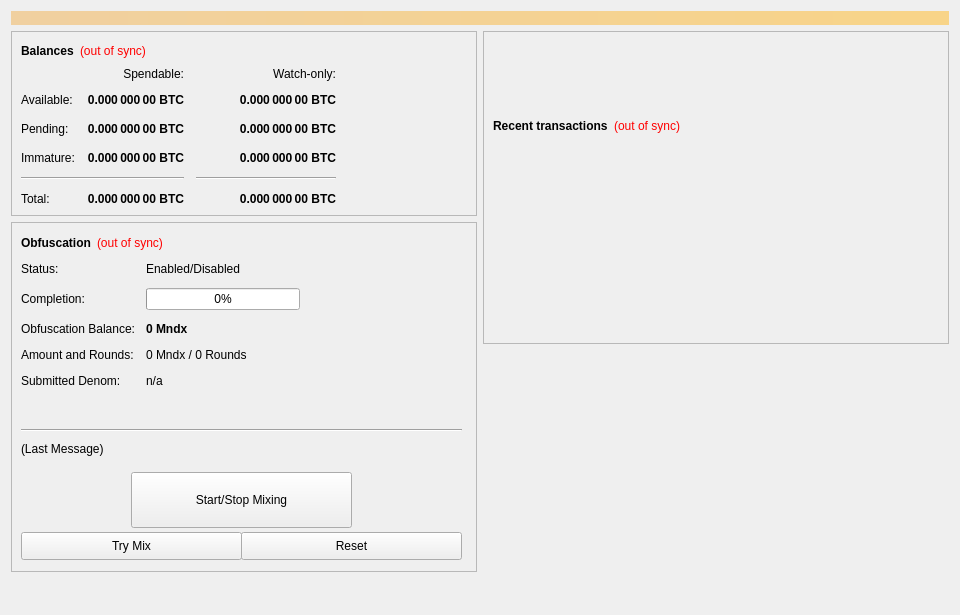
<?xml version="1.0" encoding="UTF-8"?>
<ui version="4.0">
 <class>OverviewPage</class>
 <widget class="QWidget" name="OverviewPage">
  <property name="geometry">
   <rect>
    <x>0</x>
    <y>0</y>
    <width>960</width>
    <height>615</height>
   </rect>
  </property>
  <property name="minimumSize">
   <size>
    <width>960</width>
    <height>0</height>
   </size>
  </property>
  <property name="windowTitle">
   <string>Form</string>
  </property>
  <layout class="QVBoxLayout" name="topLayout">
   <item>
    <widget class="QLabel" name="labelAlerts">
     <property name="visible">
      <bool>false</bool>
     </property>
     <property name="styleSheet">
      <string notr="true">background-color: qlineargradient(x1: 0, y1: 0, x2: 1, y2: 0, stop:0 #F0D0A0, stop:1 #F8D488); color:#000000;</string>
     </property>
     <property name="wordWrap">
      <bool>true</bool>
     </property>
     <property name="margin">
      <number>3</number>
     </property>
    </widget>
   </item>
   <item>
    <layout class="QHBoxLayout" name="horizontalLayout" stretch="1,1">
     <item>
      <layout class="QVBoxLayout" name="verticalLayout_2">
       <item>
        <widget class="QFrame" name="frame">
         <property name="frameShape">
          <enum>QFrame::StyledPanel</enum>
         </property>
         <property name="frameShadow">
          <enum>QFrame::Raised</enum>
         </property>
         <layout class="QVBoxLayout" name="verticalLayout_4">
          <item>
           <layout class="QHBoxLayout" name="horizontalLayout_4">
            <item>
             <widget class="QLabel" name="label_5">
              <property name="font">
               <font>
                <weight>75</weight>
                <bold>true</bold>
               </font>
              </property>
              <property name="text">
               <string>Balances</string>
              </property>
             </widget>
            </item>
            <item>
             <widget class="QLabel" name="labelWalletStatus">
              <property name="cursor">
               <cursorShape>WhatsThisCursor</cursorShape>
              </property>
              <property name="toolTip">
               <string>The displayed information may be out of date. Your wallet automatically synchronizes with the MNDX network after a connection is established, but this process has not completed yet.</string>
              </property>
              <property name="styleSheet">
               <string notr="true">QLabel { color: red; }</string>
              </property>
              <property name="text">
               <string notr="true">(out of sync)</string>
              </property>
              <property name="alignment">
               <set>Qt::AlignLeading|Qt::AlignLeft|Qt::AlignVCenter</set>
              </property>
             </widget>
            </item>
            <item>
             <spacer name="horizontalSpacer_3">
              <property name="orientation">
               <enum>Qt::Horizontal</enum>
              </property>
              <property name="sizeHint" stdset="0">
               <size>
                <width>40</width>
                <height>20</height>
               </size>
              </property>
             </spacer>
            </item>
           </layout>
          </item>
          <item>
           <layout class="QGridLayout" name="gridLayout">
            <property name="spacing">
             <number>12</number>
            </property>
            <item row="2" column="2">
             <widget class="QLabel" name="labelWatchPending">
              <property name="font">
               <font>
                <weight>75</weight>
                <bold>true</bold>
               </font>
              </property>
              <property name="cursor">
               <cursorShape>IBeamCursor</cursorShape>
              </property>
              <property name="toolTip">
               <string>Unconfirmed transactions to watch-only addresses</string>
              </property>
              <property name="text">
               <string notr="true">0.000 000 00 BTC</string>
              </property>
              <property name="alignment">
               <set>Qt::AlignRight|Qt::AlignTrailing|Qt::AlignVCenter</set>
              </property>
              <property name="textInteractionFlags">
               <set>Qt::LinksAccessibleByMouse|Qt::TextSelectableByKeyboard|Qt::TextSelectableByMouse</set>
              </property>
             </widget>
            </item>
            <item row="2" column="1">
             <widget class="QLabel" name="labelUnconfirmed">
              <property name="font">
               <font>
                <weight>75</weight>
                <bold>true</bold>
               </font>
              </property>
              <property name="cursor">
               <cursorShape>IBeamCursor</cursorShape>
              </property>
              <property name="toolTip">
               <string>Total of transactions that have yet to be confirmed, and do not yet count toward the spendable balance</string>
              </property>
              <property name="text">
               <string notr="true">0.000 000 00 BTC</string>
              </property>
              <property name="alignment">
               <set>Qt::AlignRight|Qt::AlignTrailing|Qt::AlignVCenter</set>
              </property>
              <property name="textInteractionFlags">
               <set>Qt::LinksAccessibleByMouse|Qt::TextSelectableByKeyboard|Qt::TextSelectableByMouse</set>
              </property>
             </widget>
            </item>
            <item row="3" column="2">
             <widget class="QLabel" name="labelWatchImmature">
              <property name="font">
               <font>
                <weight>75</weight>
                <bold>true</bold>
               </font>
              </property>
              <property name="cursor">
               <cursorShape>IBeamCursor</cursorShape>
              </property>
              <property name="toolTip">
               <string>Staked or masternode rewards in watch-only addresses that has not yet matured</string>
              </property>
              <property name="text">
               <string notr="true">0.000 000 00 BTC</string>
              </property>
              <property name="alignment">
               <set>Qt::AlignRight|Qt::AlignTrailing|Qt::AlignVCenter</set>
              </property>
              <property name="textInteractionFlags">
               <set>Qt::LinksAccessibleByMouse|Qt::TextSelectableByKeyboard|Qt::TextSelectableByMouse</set>
              </property>
             </widget>
            </item>
            <item row="4" column="0" colspan="2">
             <widget class="Line" name="lineSpendableBalance">
              <property name="orientation">
               <enum>Qt::Horizontal</enum>
              </property>
             </widget>
            </item>
            <item row="4" column="2">
             <widget class="Line" name="lineWatchBalance">
              <property name="sizePolicy">
               <sizepolicy hsizetype="Preferred" vsizetype="Fixed">
                <horstretch>0</horstretch>
                <verstretch>0</verstretch>
               </sizepolicy>
              </property>
              <property name="minimumSize">
               <size>
                <width>140</width>
                <height>0</height>
               </size>
              </property>
              <property name="orientation">
               <enum>Qt::Horizontal</enum>
              </property>
             </widget>
            </item>
            <item row="5" column="0">
             <widget class="QLabel" name="labelTotalText">
              <property name="text">
               <string>Total:</string>
              </property>
             </widget>
            </item>
            <item row="3" column="1">
             <widget class="QLabel" name="labelImmature">
              <property name="font">
               <font>
                <weight>75</weight>
                <bold>true</bold>
               </font>
              </property>
              <property name="cursor">
               <cursorShape>IBeamCursor</cursorShape>
              </property>
              <property name="toolTip">
               <string>Staked or masternode rewards that has not yet matured</string>
              </property>
              <property name="text">
               <string notr="true">0.000 000 00 BTC</string>
              </property>
              <property name="alignment">
               <set>Qt::AlignRight|Qt::AlignTrailing|Qt::AlignVCenter</set>
              </property>
              <property name="textInteractionFlags">
               <set>Qt::LinksAccessibleByMouse|Qt::TextSelectableByKeyboard|Qt::TextSelectableByMouse</set>
              </property>
             </widget>
            </item>
            <item row="2" column="3">
             <spacer name="horizontalSpacer_2">
              <property name="orientation">
               <enum>Qt::Horizontal</enum>
              </property>
              <property name="sizeHint" stdset="0">
               <size>
                <width>40</width>
                <height>20</height>
               </size>
              </property>
             </spacer>
            </item>
            <item row="3" column="0">
             <widget class="QLabel" name="labelImmatureText">
              <property name="text">
               <string>Immature:</string>
              </property>
             </widget>
            </item>
            <item row="5" column="1">
             <widget class="QLabel" name="labelTotal">
              <property name="font">
               <font>
                <weight>75</weight>
                <bold>true</bold>
               </font>
              </property>
              <property name="cursor">
               <cursorShape>IBeamCursor</cursorShape>
              </property>
              <property name="toolTip">
               <string>Your current total balance</string>
              </property>
              <property name="text">
               <string notr="true">0.000 000 00 BTC</string>
              </property>
              <property name="alignment">
               <set>Qt::AlignRight|Qt::AlignTrailing|Qt::AlignVCenter</set>
              </property>
              <property name="textInteractionFlags">
               <set>Qt::LinksAccessibleByMouse|Qt::TextSelectableByKeyboard|Qt::TextSelectableByMouse</set>
              </property>
             </widget>
            </item>
            <item row="5" column="2">
             <widget class="QLabel" name="labelWatchTotal">
              <property name="font">
               <font>
                <weight>75</weight>
                <bold>true</bold>
               </font>
              </property>
              <property name="cursor">
               <cursorShape>IBeamCursor</cursorShape>
              </property>
              <property name="toolTip">
               <string>Current total balance in watch-only addresses</string>
              </property>
              <property name="text">
               <string notr="true">0.000 000 00 BTC</string>
              </property>
              <property name="alignment">
               <set>Qt::AlignRight|Qt::AlignTrailing|Qt::AlignVCenter</set>
              </property>
              <property name="textInteractionFlags">
               <set>Qt::LinksAccessibleByMouse|Qt::TextSelectableByKeyboard|Qt::TextSelectableByMouse</set>
              </property>
             </widget>
            </item>
            <item row="0" column="2">
             <widget class="QLabel" name="labelWatchonly">
              <property name="text">
               <string>Watch-only:</string>
              </property>
              <property name="alignment">
               <set>Qt::AlignRight|Qt::AlignTrailing|Qt::AlignVCenter</set>
              </property>
             </widget>
            </item>
            <item row="1" column="0">
             <widget class="QLabel" name="labelBalanceText">
              <property name="text">
               <string>Available:</string>
              </property>
             </widget>
            </item>
            <item row="1" column="1">
             <widget class="QLabel" name="labelBalance">
              <property name="font">
               <font>
                <weight>75</weight>
                <bold>true</bold>
               </font>
              </property>
              <property name="cursor">
               <cursorShape>IBeamCursor</cursorShape>
              </property>
              <property name="toolTip">
               <string>Your current spendable balance</string>
              </property>
              <property name="text">
               <string notr="true">0.000 000 00 BTC</string>
              </property>
              <property name="alignment">
               <set>Qt::AlignRight|Qt::AlignTrailing|Qt::AlignVCenter</set>
              </property>
              <property name="textInteractionFlags">
               <set>Qt::LinksAccessibleByMouse|Qt::TextSelectableByKeyboard|Qt::TextSelectableByMouse</set>
              </property>
             </widget>
            </item>
            <item row="1" column="2">
             <widget class="QLabel" name="labelWatchAvailable">
              <property name="font">
               <font>
                <weight>75</weight>
                <bold>true</bold>
               </font>
              </property>
              <property name="cursor">
               <cursorShape>IBeamCursor</cursorShape>
              </property>
              <property name="toolTip">
               <string>Your current balance in watch-only addresses</string>
              </property>
              <property name="text">
               <string notr="true">0.000 000 00 BTC</string>
              </property>
              <property name="alignment">
               <set>Qt::AlignRight|Qt::AlignTrailing|Qt::AlignVCenter</set>
              </property>
              <property name="textInteractionFlags">
               <set>Qt::LinksAccessibleByMouse|Qt::TextSelectableByKeyboard|Qt::TextSelectableByMouse</set>
              </property>
             </widget>
            </item>
            <item row="2" column="0">
             <widget class="QLabel" name="labelPendingText">
              <property name="text">
               <string>Pending:</string>
              </property>
             </widget>
            </item>
            <item row="0" column="1">
             <widget class="QLabel" name="labelSpendable">
              <property name="text">
               <string>Spendable:</string>
              </property>
              <property name="alignment">
               <set>Qt::AlignRight|Qt::AlignTrailing|Qt::AlignVCenter</set>
              </property>
             </widget>
            </item>
           </layout>
          </item>
         </layout>
        </widget>
       </item>
       <item>
        <widget class="QFrame" name="frameObfuscation">
         <property name="minimumSize">
          <size>
           <width>0</width>
           <height>350</height>
          </size>
         </property>
         <property name="layoutDirection">
          <enum>Qt::LeftToRight</enum>
         </property>
         <property name="frameShape">
          <enum>QFrame::StyledPanel</enum>
         </property>
         <property name="frameShadow">
          <enum>QFrame::Raised</enum>
         </property>
         <widget class="QWidget" name="formLayoutWidget">
          <property name="geometry">
           <rect>
            <x>10</x>
            <y>40</y>
            <width>451</width>
            <height>161</height>
           </rect>
          </property>
          <layout class="QFormLayout" name="formLayout">
           <property name="fieldGrowthPolicy">
            <enum>QFormLayout::AllNonFixedFieldsGrow</enum>
           </property>
           <property name="horizontalSpacing">
            <number>11</number>
           </property>
           <property name="verticalSpacing">
            <number>12</number>
           </property>
           <item row="0" column="0">
            <widget class="QLabel" name="label_6">
             <property name="text">
              <string>Status:</string>
             </property>
            </widget>
           </item>
           <item row="1" column="0">
            <widget class="QLabel" name="label_7">
             <property name="text">
              <string>Completion:</string>
             </property>
            </widget>
           </item>
           <item row="1" column="1">
            <widget class="QProgressBar" name="obfuscationProgress">
             <property name="maximumSize">
              <size>
               <width>154</width>
               <height>16777215</height>
              </size>
             </property>
             <property name="value">
              <number>0</number>
             </property>
            </widget>
           </item>
           <item row="2" column="0">
            <widget class="QLabel" name="labelAnonymizedText">
             <property name="text">
              <string>Obfuscation Balance:</string>
             </property>
            </widget>
           </item>
           <item row="2" column="1">
            <widget class="QLabel" name="labelAnonymized">
             <property name="font">
              <font>
               <weight>75</weight>
               <bold>true</bold>
              </font>
             </property>
             <property name="text">
              <string notr="true">0 Mndx</string>
             </property>
            </widget>
           </item>
           <item row="3" column="0">
            <widget class="QLabel" name="label_8">
             <property name="text">
              <string>Amount and Rounds:</string>
             </property>
            </widget>
           </item>
           <item row="3" column="1">
            <widget class="QLabel" name="labelAmountRounds">
             <property name="text">
              <string>0 Mndx / 0 Rounds</string>
             </property>
            </widget>
           </item>
           <item row="4" column="0">
            <widget class="QLabel" name="label_9">
             <property name="text">
              <string>Submitted Denom:</string>
             </property>
            </widget>
           </item>
           <item row="4" column="1">
            <widget class="QLabel" name="labelSubmittedDenom">
             <property name="toolTip">
              <string>The denominations you submitted to the Masternode.&lt;br&gt;To mix, other users must submit the exact same denominations.</string>
             </property>
             <property name="text">
              <string>n/a</string>
             </property>
            </widget>
           </item>
           <item row="0" column="1">
            <widget class="QLabel" name="obfuscationEnabled">
             <property name="text">
              <string>Enabled/Disabled</string>
             </property>
            </widget>
           </item>
          </layout>
         </widget>
         <widget class="QPushButton" name="runAutoDenom">
          <property name="geometry">
           <rect>
            <x>251</x>
            <y>17</y>
            <width>1</width>
            <height>1</height>
           </rect>
          </property>
          <property name="palette">
           <palette>
            <active>
             <colorrole role="WindowText">
              <brush brushstyle="SolidPattern">
               <color alpha="255">
                <red>0</red>
                <green>0</green>
                <blue>0</blue>
               </color>
              </brush>
             </colorrole>
             <colorrole role="Button">
              <brush brushstyle="SolidPattern">
               <color alpha="255">
                <red>239</red>
                <green>238</green>
                <blue>238</blue>
               </color>
              </brush>
             </colorrole>
             <colorrole role="Light">
              <brush brushstyle="SolidPattern">
               <color alpha="255">
                <red>255</red>
                <green>255</green>
                <blue>255</blue>
               </color>
              </brush>
             </colorrole>
             <colorrole role="Midlight">
              <brush brushstyle="SolidPattern">
               <color alpha="255">
                <red>247</red>
                <green>246</green>
                <blue>246</blue>
               </color>
              </brush>
             </colorrole>
             <colorrole role="Dark">
              <brush brushstyle="SolidPattern">
               <color alpha="255">
                <red>119</red>
                <green>119</green>
                <blue>119</blue>
               </color>
              </brush>
             </colorrole>
             <colorrole role="Mid">
              <brush brushstyle="SolidPattern">
               <color alpha="255">
                <red>159</red>
                <green>159</green>
                <blue>159</blue>
               </color>
              </brush>
             </colorrole>
             <colorrole role="Text">
              <brush brushstyle="SolidPattern">
               <color alpha="255">
                <red>0</red>
                <green>0</green>
                <blue>0</blue>
               </color>
              </brush>
             </colorrole>
             <colorrole role="BrightText">
              <brush brushstyle="SolidPattern">
               <color alpha="255">
                <red>255</red>
                <green>255</green>
                <blue>255</blue>
               </color>
              </brush>
             </colorrole>
             <colorrole role="ButtonText">
              <brush brushstyle="SolidPattern">
               <color alpha="255">
                <red>0</red>
                <green>0</green>
                <blue>0</blue>
               </color>
              </brush>
             </colorrole>
             <colorrole role="Base">
              <brush brushstyle="SolidPattern">
               <color alpha="255">
                <red>255</red>
                <green>255</green>
                <blue>255</blue>
               </color>
              </brush>
             </colorrole>
             <colorrole role="Window">
              <brush brushstyle="SolidPattern">
               <color alpha="255">
                <red>239</red>
                <green>238</green>
                <blue>238</blue>
               </color>
              </brush>
             </colorrole>
             <colorrole role="Shadow">
              <brush brushstyle="SolidPattern">
               <color alpha="255">
                <red>0</red>
                <green>0</green>
                <blue>0</blue>
               </color>
              </brush>
             </colorrole>
             <colorrole role="AlternateBase">
              <brush brushstyle="SolidPattern">
               <color alpha="255">
                <red>247</red>
                <green>246</green>
                <blue>246</blue>
               </color>
              </brush>
             </colorrole>
             <colorrole role="ToolTipBase">
              <brush brushstyle="SolidPattern">
               <color alpha="255">
                <red>255</red>
                <green>255</green>
                <blue>220</blue>
               </color>
              </brush>
             </colorrole>
             <colorrole role="ToolTipText">
              <brush brushstyle="SolidPattern">
               <color alpha="255">
                <red>0</red>
                <green>0</green>
                <blue>0</blue>
               </color>
              </brush>
             </colorrole>
            </active>
            <inactive>
             <colorrole role="WindowText">
              <brush brushstyle="SolidPattern">
               <color alpha="255">
                <red>0</red>
                <green>0</green>
                <blue>0</blue>
               </color>
              </brush>
             </colorrole>
             <colorrole role="Button">
              <brush brushstyle="SolidPattern">
               <color alpha="255">
                <red>239</red>
                <green>238</green>
                <blue>238</blue>
               </color>
              </brush>
             </colorrole>
             <colorrole role="Light">
              <brush brushstyle="SolidPattern">
               <color alpha="255">
                <red>255</red>
                <green>255</green>
                <blue>255</blue>
               </color>
              </brush>
             </colorrole>
             <colorrole role="Midlight">
              <brush brushstyle="SolidPattern">
               <color alpha="255">
                <red>247</red>
                <green>246</green>
                <blue>246</blue>
               </color>
              </brush>
             </colorrole>
             <colorrole role="Dark">
              <brush brushstyle="SolidPattern">
               <color alpha="255">
                <red>119</red>
                <green>119</green>
                <blue>119</blue>
               </color>
              </brush>
             </colorrole>
             <colorrole role="Mid">
              <brush brushstyle="SolidPattern">
               <color alpha="255">
                <red>159</red>
                <green>159</green>
                <blue>159</blue>
               </color>
              </brush>
             </colorrole>
             <colorrole role="Text">
              <brush brushstyle="SolidPattern">
               <color alpha="255">
                <red>0</red>
                <green>0</green>
                <blue>0</blue>
               </color>
              </brush>
             </colorrole>
             <colorrole role="BrightText">
              <brush brushstyle="SolidPattern">
               <color alpha="255">
                <red>255</red>
                <green>255</green>
                <blue>255</blue>
               </color>
              </brush>
             </colorrole>
             <colorrole role="ButtonText">
              <brush brushstyle="SolidPattern">
               <color alpha="255">
                <red>0</red>
                <green>0</green>
                <blue>0</blue>
               </color>
              </brush>
             </colorrole>
             <colorrole role="Base">
              <brush brushstyle="SolidPattern">
               <color alpha="255">
                <red>255</red>
                <green>255</green>
                <blue>255</blue>
               </color>
              </brush>
             </colorrole>
             <colorrole role="Window">
              <brush brushstyle="SolidPattern">
               <color alpha="255">
                <red>239</red>
                <green>238</green>
                <blue>238</blue>
               </color>
              </brush>
             </colorrole>
             <colorrole role="Shadow">
              <brush brushstyle="SolidPattern">
               <color alpha="255">
                <red>0</red>
                <green>0</green>
                <blue>0</blue>
               </color>
              </brush>
             </colorrole>
             <colorrole role="AlternateBase">
              <brush brushstyle="SolidPattern">
               <color alpha="255">
                <red>247</red>
                <green>246</green>
                <blue>246</blue>
               </color>
              </brush>
             </colorrole>
             <colorrole role="ToolTipBase">
              <brush brushstyle="SolidPattern">
               <color alpha="255">
                <red>255</red>
                <green>255</green>
                <blue>220</blue>
               </color>
              </brush>
             </colorrole>
             <colorrole role="ToolTipText">
              <brush brushstyle="SolidPattern">
               <color alpha="255">
                <red>0</red>
                <green>0</green>
                <blue>0</blue>
               </color>
              </brush>
             </colorrole>
            </inactive>
            <disabled>
             <colorrole role="WindowText">
              <brush brushstyle="SolidPattern">
               <color alpha="255">
                <red>119</red>
                <green>119</green>
                <blue>119</blue>
               </color>
              </brush>
             </colorrole>
             <colorrole role="Button">
              <brush brushstyle="SolidPattern">
               <color alpha="255">
                <red>239</red>
                <green>238</green>
                <blue>238</blue>
               </color>
              </brush>
             </colorrole>
             <colorrole role="Light">
              <brush brushstyle="SolidPattern">
               <color alpha="255">
                <red>255</red>
                <green>255</green>
                <blue>255</blue>
               </color>
              </brush>
             </colorrole>
             <colorrole role="Midlight">
              <brush brushstyle="SolidPattern">
               <color alpha="255">
                <red>247</red>
                <green>246</green>
                <blue>246</blue>
               </color>
              </brush>
             </colorrole>
             <colorrole role="Dark">
              <brush brushstyle="SolidPattern">
               <color alpha="255">
                <red>119</red>
                <green>119</green>
                <blue>119</blue>
               </color>
              </brush>
             </colorrole>
             <colorrole role="Mid">
              <brush brushstyle="SolidPattern">
               <color alpha="255">
                <red>159</red>
                <green>159</green>
                <blue>159</blue>
               </color>
              </brush>
             </colorrole>
             <colorrole role="Text">
              <brush brushstyle="SolidPattern">
               <color alpha="255">
                <red>119</red>
                <green>119</green>
                <blue>119</blue>
               </color>
              </brush>
             </colorrole>
             <colorrole role="BrightText">
              <brush brushstyle="SolidPattern">
               <color alpha="255">
                <red>255</red>
                <green>255</green>
                <blue>255</blue>
               </color>
              </brush>
             </colorrole>
             <colorrole role="ButtonText">
              <brush brushstyle="SolidPattern">
               <color alpha="255">
                <red>119</red>
                <green>119</green>
                <blue>119</blue>
               </color>
              </brush>
             </colorrole>
             <colorrole role="Base">
              <brush brushstyle="SolidPattern">
               <color alpha="255">
                <red>239</red>
                <green>238</green>
                <blue>238</blue>
               </color>
              </brush>
             </colorrole>
             <colorrole role="Window">
              <brush brushstyle="SolidPattern">
               <color alpha="255">
                <red>239</red>
                <green>238</green>
                <blue>238</blue>
               </color>
              </brush>
             </colorrole>
             <colorrole role="Shadow">
              <brush brushstyle="SolidPattern">
               <color alpha="255">
                <red>0</red>
                <green>0</green>
                <blue>0</blue>
               </color>
              </brush>
             </colorrole>
             <colorrole role="AlternateBase">
              <brush brushstyle="SolidPattern">
               <color alpha="255">
                <red>239</red>
                <green>238</green>
                <blue>238</blue>
               </color>
              </brush>
             </colorrole>
             <colorrole role="ToolTipBase">
              <brush brushstyle="SolidPattern">
               <color alpha="255">
                <red>255</red>
                <green>255</green>
                <blue>220</blue>
               </color>
              </brush>
             </colorrole>
             <colorrole role="ToolTipText">
              <brush brushstyle="SolidPattern">
               <color alpha="255">
                <red>0</red>
                <green>0</green>
                <blue>0</blue>
               </color>
              </brush>
             </colorrole>
            </disabled>
           </palette>
          </property>
          <property name="focusPolicy">
           <enum>Qt::NoFocus</enum>
          </property>
          <property name="autoFillBackground">
           <bool>true</bool>
          </property>
          <property name="text">
           <string/>
          </property>
          <property name="flat">
           <bool>true</bool>
          </property>
         </widget>
         <widget class="QPushButton" name="toggleObfuscation">
          <property name="geometry">
           <rect>
            <x>120</x>
            <y>250</y>
            <width>221</width>
            <height>56</height>
           </rect>
          </property>
          <property name="sizePolicy">
           <sizepolicy hsizetype="MinimumExpanding" vsizetype="Fixed">
            <horstretch>0</horstretch>
            <verstretch>0</verstretch>
           </sizepolicy>
          </property>
          <property name="text">
           <string>Start/Stop Mixing</string>
          </property>
         </widget>
         <widget class="Line" name="lineLastMessage">
          <property name="geometry">
           <rect>
            <x>10</x>
            <y>200</y>
            <width>441</width>
            <height>16</height>
           </rect>
          </property>
          <property name="orientation">
           <enum>Qt::Horizontal</enum>
          </property>
         </widget>
         <widget class="QLabel" name="obfuscationStatus">
          <property name="geometry">
           <rect>
            <x>10</x>
            <y>220</y>
            <width>451</width>
            <height>61</height>
           </rect>
          </property>
          <property name="minimumSize">
           <size>
            <width>288</width>
            <height>43</height>
           </size>
          </property>
          <property name="text">
           <string>(Last Message)</string>
          </property>
          <property name="alignment">
           <set>Qt::AlignLeading|Qt::AlignLeft|Qt::AlignTop</set>
          </property>
          <property name="wordWrap">
           <bool>true</bool>
          </property>
         </widget>
         <widget class="QPushButton" name="obfuscationAuto">
          <property name="geometry">
           <rect>
            <x>10</x>
            <y>310</y>
            <width>221</width>
            <height>28</height>
           </rect>
          </property>
          <property name="sizePolicy">
           <sizepolicy hsizetype="MinimumExpanding" vsizetype="Fixed">
            <horstretch>0</horstretch>
            <verstretch>0</verstretch>
           </sizepolicy>
          </property>
          <property name="toolTip">
           <string>Try to manually submit a Obfuscation request.</string>
          </property>
          <property name="text">
           <string>Try Mix</string>
          </property>
         </widget>
         <widget class="QPushButton" name="obfuscationReset">
          <property name="geometry">
           <rect>
            <x>230</x>
            <y>310</y>
            <width>221</width>
            <height>28</height>
           </rect>
          </property>
          <property name="sizePolicy">
           <sizepolicy hsizetype="MinimumExpanding" vsizetype="Fixed">
            <horstretch>0</horstretch>
            <verstretch>0</verstretch>
           </sizepolicy>
          </property>
          <property name="toolTip">
           <string>Reset the current status of Obfuscation (can interrupt Obfuscation if it's in the process of Mixing, which can cost you money!)</string>
          </property>
          <property name="autoFillBackground">
           <bool>false</bool>
          </property>
          <property name="text">
           <string>Reset</string>
          </property>
         </widget>
         <widget class="QWidget" name="layoutWidget">
          <property name="geometry">
           <rect>
            <x>10</x>
            <y>10</y>
            <width>431</width>
            <height>22</height>
           </rect>
          </property>
          <layout class="QHBoxLayout" name="horizontalLayout_5">
           <item>
            <widget class="QLabel" name="label_2">
             <property name="font">
              <font>
               <weight>75</weight>
               <bold>true</bold>
              </font>
             </property>
             <property name="text">
              <string>Obfuscation</string>
             </property>
            </widget>
           </item>
           <item>
            <widget class="QLabel" name="labelObfuscationSyncStatus">
             <property name="toolTip">
              <string>The displayed information may be out of date. Your wallet automatically synchronizes with the MNDX network after a connection is established, but this process has not completed yet.</string>
             </property>
             <property name="styleSheet">
              <string notr="true">QLabel { color: red; }</string>
             </property>
             <property name="text">
              <string notr="true">(out of sync)</string>
             </property>
             <property name="alignment">
              <set>Qt::AlignLeading|Qt::AlignLeft|Qt::AlignVCenter</set>
             </property>
            </widget>
           </item>
           <item>
            <spacer name="horizontalSpacer_4">
             <property name="orientation">
              <enum>Qt::Horizontal</enum>
             </property>
             <property name="sizeHint" stdset="0">
              <size>
               <width>40</width>
               <height>20</height>
              </size>
             </property>
            </spacer>
           </item>
          </layout>
         </widget>
        </widget>
       </item>
       <item>
        <spacer name="verticalSpacer">
         <property name="orientation">
          <enum>Qt::Vertical</enum>
         </property>
         <property name="sizeHint" stdset="0">
          <size>
           <width>20</width>
           <height>40</height>
          </size>
         </property>
        </spacer>
       </item>
      </layout>
     </item>
     <item>
      <layout class="QVBoxLayout" name="verticalLayout_3">
       <item>
        <widget class="QFrame" name="frame_2">
         <property name="frameShape">
          <enum>QFrame::StyledPanel</enum>
         </property>
         <property name="frameShadow">
          <enum>QFrame::Raised</enum>
         </property>
         <layout class="QVBoxLayout" name="verticalLayout">
          <item>
           <spacer name="verticalSpacer_3">
            <property name="orientation">
             <enum>Qt::Vertical</enum>
            </property>
            <property name="sizeType">
             <enum>QSizePolicy::Fixed</enum>
            </property>
            <property name="sizeHint" stdset="0">
             <size>
              <width>20</width>
              <height>75</height>
             </size>
            </property>
           </spacer>
          </item>
          <item>
           <layout class="QHBoxLayout" name="horizontalLayout_2">
            <item>
             <widget class="QLabel" name="label_4">
              <property name="font">
               <font>
                <weight>75</weight>
                <bold>true</bold>
               </font>
              </property>
              <property name="text">
               <string>Recent transactions</string>
              </property>
             </widget>
            </item>
            <item>
             <widget class="QLabel" name="labelTransactionsStatus">
              <property name="cursor">
               <cursorShape>WhatsThisCursor</cursorShape>
              </property>
              <property name="toolTip">
               <string>The displayed information may be out of date. Your wallet automatically synchronizes with the MNDX network after a connection is established, but this process has not completed yet.</string>
              </property>
              <property name="styleSheet">
               <string notr="true">QLabel { color: red; }</string>
              </property>
              <property name="text">
               <string notr="true">(out of sync)</string>
              </property>
              <property name="alignment">
               <set>Qt::AlignRight|Qt::AlignTrailing|Qt::AlignVCenter</set>
              </property>
             </widget>
            </item>
            <item>
             <spacer name="horizontalSpacer">
              <property name="orientation">
               <enum>Qt::Horizontal</enum>
              </property>
              <property name="sizeHint" stdset="0">
               <size>
                <width>40</width>
                <height>20</height>
               </size>
              </property>
             </spacer>
            </item>
           </layout>
          </item>
          <item>
           <widget class="QListView" name="listTransactions">
            <property name="styleSheet">
             <string notr="true">QListView { background: transparent; }</string>
            </property>
            <property name="frameShape">
             <enum>QFrame::NoFrame</enum>
            </property>
            <property name="verticalScrollBarPolicy">
             <enum>Qt::ScrollBarAlwaysOff</enum>
            </property>
            <property name="horizontalScrollBarPolicy">
             <enum>Qt::ScrollBarAlwaysOff</enum>
            </property>
            <property name="selectionMode">
             <enum>QAbstractItemView::NoSelection</enum>
            </property>
           </widget>
          </item>
         </layout>
        </widget>
       </item>
       <item>
        <spacer name="verticalSpacer_2">
         <property name="orientation">
          <enum>Qt::Vertical</enum>
         </property>
         <property name="sizeType">
          <enum>QSizePolicy::Expanding</enum>
         </property>
         <property name="sizeHint" stdset="0">
          <size>
           <width>20</width>
           <height>40</height>
          </size>
         </property>
        </spacer>
       </item>
      </layout>
     </item>
    </layout>
   </item>
  </layout>
 </widget>
 <resources/>
 <connections/>
</ui>
